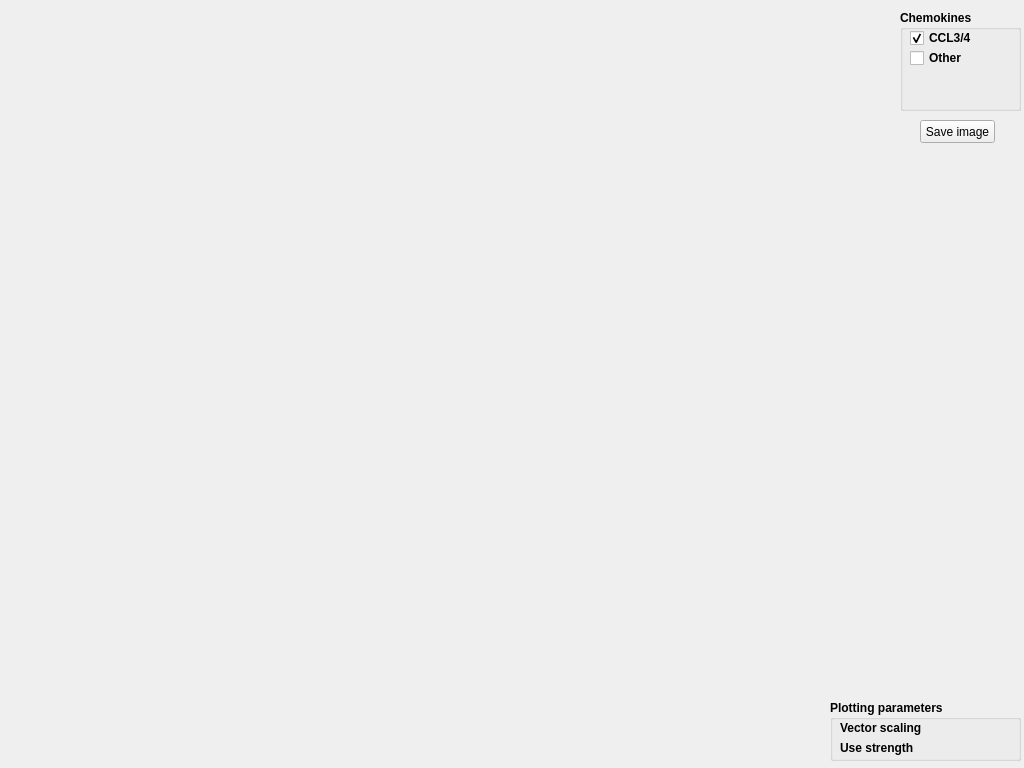
<?xml version="1.0" encoding="UTF-8"?>
<ui version="4.0">
 <class>SimpleView3D</class>
 <widget class="QMainWindow" name="SimpleView3D">
  <property name="geometry">
   <rect>
    <x>0</x>
    <y>0</y>
    <width>1024</width>
    <height>768</height>
   </rect>
  </property>
  <property name="windowTitle">
   <string>SimpleView</string>
  </property>
  <widget class="QWidget" name="centralwidget">
   <widget class="QVTKWidget" name="qvtkWidget_gradient" native="true">
    <property name="geometry">
     <rect>
      <x>7</x>
      <y>7</y>
      <width>768</width>
      <height>768</height>
     </rect>
    </property>
   </widget>
   <widget class="QGroupBox" name="groupBox_plot">
    <property name="geometry">
     <rect>
      <x>830</x>
      <y>700</y>
      <width>191</width>
      <height>61</height>
     </rect>
    </property>
    <property name="font">
     <font>
      <weight>75</weight>
      <bold>true</bold>
     </font>
    </property>
    <property name="title">
     <string>Plotting parameters</string>
    </property>
    <widget class="QLabel" name="label_scaling">
     <property name="geometry">
      <rect>
       <x>10</x>
       <y>20</y>
       <width>171</width>
       <height>16</height>
      </rect>
     </property>
     <property name="text">
      <string>Vector scaling</string>
     </property>
    </widget>
    <widget class="QLabel" name="label_strength">
     <property name="geometry">
      <rect>
       <x>10</x>
       <y>40</y>
       <width>171</width>
       <height>16</height>
      </rect>
     </property>
     <property name="text">
      <string>Use strength</string>
     </property>
    </widget>
   </widget>
   <widget class="QGroupBox" name="groupBox_chemokines">
    <property name="geometry">
     <rect>
      <x>900</x>
      <y>10</y>
      <width>121</width>
      <height>101</height>
     </rect>
    </property>
    <property name="font">
     <font>
      <weight>75</weight>
      <bold>true</bold>
     </font>
    </property>
    <property name="title">
     <string>Chemokines</string>
    </property>
    <widget class="QCheckBox" name="checkBox_CCL3">
     <property name="geometry">
      <rect>
       <x>10</x>
       <y>20</y>
       <width>75</width>
       <height>16</height>
      </rect>
     </property>
     <property name="font">
      <font>
       <weight>75</weight>
       <bold>true</bold>
      </font>
     </property>
     <property name="text">
      <string>CCL3/4</string>
     </property>
     <property name="checked">
      <bool>true</bool>
     </property>
    </widget>
    <widget class="QCheckBox" name="checkBox_other">
     <property name="geometry">
      <rect>
       <x>10</x>
       <y>40</y>
       <width>75</width>
       <height>16</height>
      </rect>
     </property>
     <property name="font">
      <font>
       <weight>75</weight>
       <bold>true</bold>
      </font>
     </property>
     <property name="text">
      <string>Other</string>
     </property>
    </widget>
   </widget>
   <widget class="QPushButton" name="pushButton_saveImage">
    <property name="geometry">
     <rect>
      <x>920</x>
      <y>120</y>
      <width>75</width>
      <height>23</height>
     </rect>
    </property>
    <property name="text">
     <string>Save image</string>
    </property>
   </widget>
  </widget>
  <action name="actionOpenFile">
   <property name="enabled">
    <bool>true</bool>
   </property>
   <property name="text">
    <string>Open File...</string>
   </property>
  </action>
  <action name="actionExit">
   <property name="text">
    <string>Exit</string>
   </property>
  </action>
  <action name="actionPrint">
   <property name="text">
    <string>Print</string>
   </property>
  </action>
  <action name="actionHelp">
   <property name="text">
    <string>Help</string>
   </property>
  </action>
  <action name="actionSave">
   <property name="text">
    <string>Save</string>
   </property>
  </action>
 </widget>
 <customwidgets>
  <customwidget>
   <class>QVTKWidget</class>
   <extends>QWidget</extends>
   <header>QVTKWidget.h</header>
   <slots>
    <slot>stateChanged_CheckBox_CCL21()</slot>
   </slots>
  </customwidget>
 </customwidgets>
 <resources/>
 <connections>
  <connection>
   <sender>pushButton_saveImage</sender>
   <signal>clicked()</signal>
   <receiver>SimpleView3D</receiver>
   <slot>saveImage()</slot>
   <hints>
    <hint type="sourcelabel">
     <x>941</x>
     <y>130</y>
    </hint>
    <hint type="destinationlabel">
     <x>674</x>
     <y>-4</y>
    </hint>
   </hints>
  </connection>
  <connection>
   <sender>checkBox_CCL3</sender>
   <signal>stateChanged(int)</signal>
   <receiver>SimpleView3D</receiver>
   <slot>stateChanged_CheckBox_CCL3()</slot>
   <hints>
    <hint type="sourcelabel">
     <x>955</x>
     <y>32</y>
    </hint>
    <hint type="destinationlabel">
     <x>782</x>
     <y>232</y>
    </hint>
   </hints>
  </connection>
  <connection>
   <sender>checkBox_other</sender>
   <signal>stateChanged(int)</signal>
   <receiver>SimpleView3D</receiver>
   <slot>stateChanged_CheckBox_other()</slot>
   <hints>
    <hint type="sourcelabel">
     <x>937</x>
     <y>59</y>
    </hint>
    <hint type="destinationlabel">
     <x>798</x>
     <y>129</y>
    </hint>
   </hints>
  </connection>
 </connections>
 <slots>
  <slot>saveImage()</slot>
  <slot>stateChanged_CheckBox_CCL3()</slot>
  <slot>stateChanged_CheckBox_other()</slot>
 </slots>
</ui>
